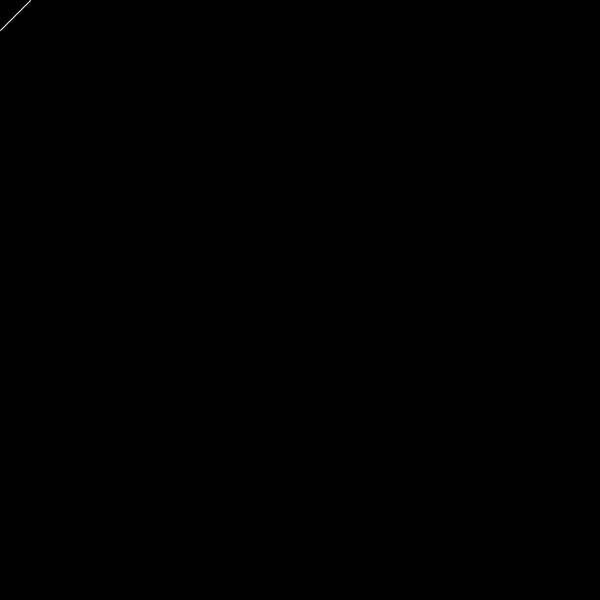
Frame 1 (no input)
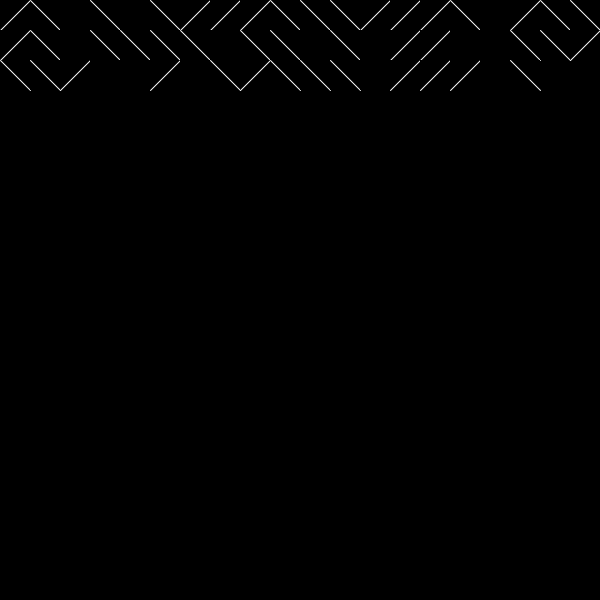
Frame 60 (the mouse pressed at the canvas centre just before this capture)
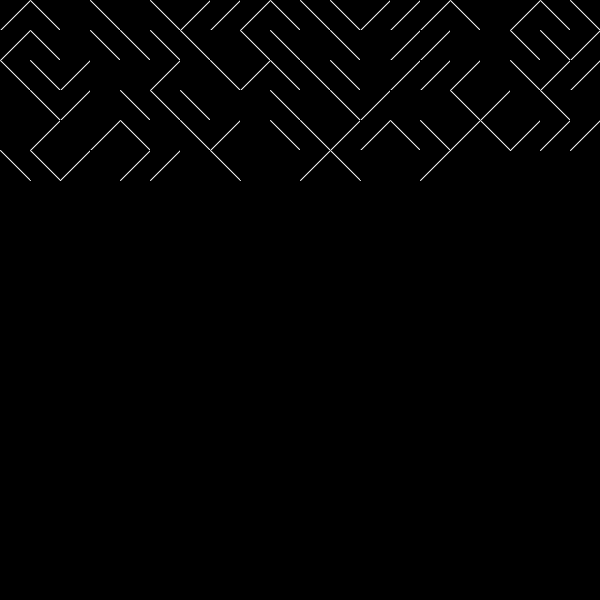
Frame 120 (the mouse held since frame 60 and released just before this capture)

The Processing sketch that drew these frames (run headless with seeded random() and noise(); from frame 60 on, the mouse is pressed at the canvas centre):

// Processing sketch: goto10loop
// ── goto10loop.pde
// Daniel Shiffman
// http://codingtra.in

// 10PRINT
// https://www.youtube.com/watch?v=bEyTZ5ZZxZs

int x = 0;
int y = 0;
int spacing = 30;

void setup() {
  size(600, 600);
  background(0);
}

void draw() {
  noStroke();
  fill(0, 0, 0);
  rect(x, y, spacing, spacing);
  stroke(255);
  float rnd = random(1);
  if (rnd < 0.33) {
    line(x, y, x + spacing, y + spacing);
  } else if (rnd >= 0.33 && rnd < 0.66) {
    line(x, y + spacing, x + spacing, y);
  } else {
    // do nothing
  } 

  x = x + spacing;
  if (x > width) {
    x = 0;
    y = y + spacing;
    if (y > height) {
      y = 0;
      //break;
    }
  }
}
